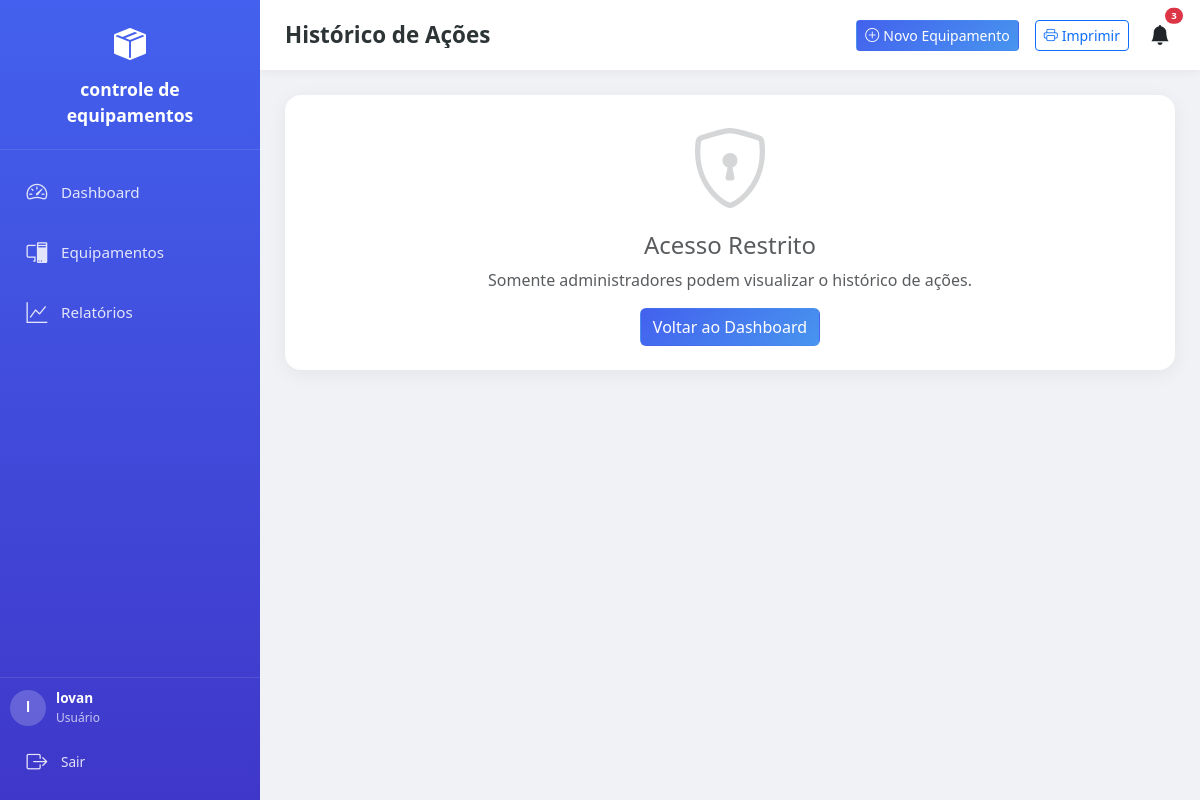
The page /historico (signed in) on the database its author committed.
### app/models/models.py (models this page shows, shortened)
class Configuracao(db.Model):
    __tablename__ = 'configuracoes'
    id = db.Column(db.Integer, primary_key=True)
    nome_empresa = db.Column(db.String(200), default='Controle de Patrimônio')
    logo = db.Column(db.String(200), nullable=True)
    dias_lembrete_manutencao = db.Column(db.String(50), default='30,15,7,1')
    tema = db.Column(db.String(20), default='claro')
    data_atualizacao = db.Column(db.DateTime, default=datetime.now, onupdate=datetime.now)

class Usuario(UserMixin, db.Model):
    __tablename__ = 'usuarios'
    id = db.Column(db.Integer, primary_key=True)
    nome = db.Column(db.String(100), nullable=False)
    username = db.Column(db.String(50), unique=True, nullable=False)
    email = db.Column(db.String(120), unique=True, nullable=False)
    password_hash = db.Column(db.String(256), nullable=False)
    is_admin = db.Column(db.Boolean, default=False)
    ativo = db.Column(db.Boolean, default=True)
    data_criacao = db.Column(db.DateTime, default=datetime.now)
    equipamentos = db.relationship('Equipamento', backref='usuario_cadastro', lazy=True)

### app/routes/main.py (the view)
@bp.route('/historico')
@login_required
def historico():
    page = request.args.get('page', 1, type=int)
    query = Historico.query.order_by(Historico.data.desc())
    pagination = query.paginate(page=page, per_page=50, error_out=False)
    config = Configuracao.query.first()
    return render_template('historico.html', historico=pagination.items, pagination=pagination, config=config)

### app/__init__.py (called while the page is built)
def create_app():
    app = Flask(__name__)
    app.config.from_object(Config)
    db.init_app(app)
    login_manager.init_app(app)
    login_manager.login_view = 'auth.login'
    login_manager.login_message = 'Por favor, faça login para acessar esta página.'
    login_manager.login_message_category = 'warning'
    with app.app_context():
        from app.routes import auth, main, api, admin
        app.register_blueprint(auth.bp)
        app.register_blueprint(main.bp)
        app.register_blueprint(api.bp, url_prefix='/api')
        app.register_blueprint(admin.bp, url_prefix='/admin')
        db.create_all()
        criar_admin_padrao()
        criar_config_padrao()
    @app.context_processor
    def inject_date():
        from datetime import date
        return dict(date=date)
    return app

### app/routes/auth.py (called while the page is built)
@login_manager.user_loader
def load_user(user_id):
    return Usuario.query.get(int(user_id))

### app/templates/historico.html (shortened to what this page needs)
{% extends "base.html" %}
{% block page_title %}Histórico de Ações{% endblock %}
{% block content %}
{% if current_user.is_admin %}
<div class="card-modern overflow-hidden animate-in">
    <div class="table-responsive">
        <table class="table table-modern mb-0">
            <thead>
                <tr>
                    <th>Data/Hora</th>
                    <th class="d-none d-md-table-cell">Usuário</th>
                    <th>Ação</th>
                    <th class="d-none d-lg-table-cell">Entidade</th>
                    <th>Descrição</th>
                    <th class="d-none d-xl-table-cell">IP</th>
                </tr>
            </thead>
            <tbody>
                {% for h in historico %}
                <tr>
                    <td>
                        <span class="d-block">{{ h.data.strftime('%d/%m/%Y') }}</span>
                        <small class="text-muted">{{ h.data.strftime('%H:%M:%S') }}</small>
                    </td>
                    <td class="d-none d-md-table-cell">{{ h.usuario_nome or 'Sistema' }}</td>
                    <td><span class="badge bg-{{ 'success' if h.acao=='CADASTRO' else 'warning' if h.acao=='EDICAO' else 'danger' if h.acao=='EXCLUSAO' else 'info' }}">{{ h.acao }}</span></td>
                    <td class="d-none d-lg-table-cell">{{ h.entidade }}</td>
                    <td>
                        <span class="d-md-none text-muted small d-block">{{ h.usuario_nome or 'Sistema' }}</span>
                        {{ h.descricao or '-' }}
                    </td>
                    <td class="d-none d-xl-table-cell">{{ h.ip or '-' }}</td>
                </tr>
                {% else %}
                <tr><td colspan="6" class="text-center py-4 text-muted">Nenhum registro.</td></tr>
                {% endfor %}
            </tbody>
        </table>
    </div>
</div>
{% if pagination.pages > 1 %}
<nav class="mt-4">
    <ul class="pagination justify-content-center flex-wrap">
        {% for p in pagination.iter_pages() %}
            {% if p %}
            <li class="page-item {% if p == pagination.page %}active{% endif %}"><a class="page-link" href="{{ url_for('main.historico', page=p) }}">{{ p }}</a></li>
            {% else %}
            <li class="page-item disabled"><span class="page-link">...</span></li>
            {% endif %}
        {% endfor %}
    </ul>
</nav>
{% endif %}
{% else %}
<div class="card-modern p-4 text-center animate-in">
    <i class="bi bi-shield-lock display-1 text-muted opacity-25"></i>
    <h4 class="mt-3 text-muted">Acesso Restrito</h4>
    <p class="text-muted mb-0">Somente administradores podem visualizar o histórico de ações.</p>
    <a href="{{ url_for('main.dashboard') }}" class="btn btn-primary-modern mt-3">Voltar ao Dashboard</a>
</div>
{% endif %}
{% endblock %}

### app/templates/base.html (shortened to what this page needs)
<!DOCTYPE html>
<html lang="pt-BR" data-theme="{{ config.tema if config else 'claro' }}">
<head>
    <link href="https://cdn.jsdelivr.net/npm/bootstrap@5.3.2/dist/css/bootstrap.min.css" rel="stylesheet">
    <link rel="stylesheet" href="https://cdn.jsdelivr.net/npm/bootstrap-icons@1.11.1/font/bootstrap-icons.css">
    <link rel="stylesheet" href="/static/css/style.css">
</head>
<body>
    {% if current_user.is_authenticated %}
    <nav class="sidebar" id="sidebar">
        <div class="sidebar-header">
            <div class="logo-icon"><i class="bi bi-box-seam-fill"></i></div>
            <div class="logo-text">{{ config.nome_empresa if config else 'Patrimônio' }}</div>
        </div>
        <div class="sidebar-nav">
            <div class="nav-item">
                <a href="{{ url_for('main.dashboard') }}" class="nav-link {% if request.endpoint == 'main.dashboard' %}active{% endif %}">
                    <i class="bi bi-speedometer2"></i>
                    <span class="nav-text">Dashboard</span>
                </a>
            </div>
            <div class="nav-item">
                <a href="{{ url_for('main.equipamentos') }}" class="nav-link {% if request.endpoint.startswith('main.equipamento') %}active{% endif %}">
                    <i class="bi bi-pc-display"></i>
                    <span class="nav-text">Equipamentos</span>
                </a>
            </div>
            <div class="nav-item">
                <a href="{{ url_for('main.relatorios') }}" class="nav-link {% if request.endpoint == 'main.relatorios' %}active{% endif %}">
                    <i class="bi bi-graph-up"></i>
                    <span class="nav-text">Relatórios</span>
                </a>
            </div>
        </div>
        <div class="sidebar-footer">
            <div class="user-info">
                <div class="user-avatar">{{ current_user.nome[0] }}</div>
                <div>
                    <div style="font-weight:600;">{{ current_user.nome }}</div>
                    <div style="opacity:0.7; font-size:0.75rem;">{{ 'Admin' if current_user.is_admin else 'Usuário' }}</div>
                </div>
            </div>
            <a href="{{ url_for('auth.logout') }}" class="nav-link mt-2" style="font-size:0.85rem;">
                <i class="bi bi-box-arrow-right"></i>
                <span class="nav-text">Sair</span>
            </a>
        </div>
    </nav>
    {% endif %}
    <div class="main-content">
        {% if current_user.is_authenticated %}
        <div class="topbar no-print">
            <h1 class="page-title">{% block page_title %}Dashboard{% endblock %}</h1>
            <div class="d-flex align-items-center gap-2 gap-md-3">
                <a href="{{ url_for('main.equipamento_novo') }}" class="btn btn-sm btn-primary-modern no-print d-none d-md-inline-flex">
                    <i class="bi bi-plus-circle me-1"></i> Novo Equipamento
                </a>
                <a href="{{ url_for('main.impressao') }}" target="_blank" class="btn btn-sm btn-outline-primary no-print d-none d-md-inline-flex">
                    <i class="bi bi-printer me-1"></i> Imprimir
                </a>
                <div class="dropdown no-print">
                    <button class="btn btn-link text-dark position-relative p-1" data-bs-toggle="dropdown">
                        <i class="bi bi-bell-fill fs-5"></i>
                        <span class="position-absolute top-0 start-100 translate-middle badge rounded-pill bg-danger" id="notifCount" style="font-size:0.6rem; display:none;">0</span>
                    </button>
                </div>
            </div>
        </div>
        {% endif %}
        <div class="content-area">
            {% block content %}{% endblock %}
        </div>
    </div>
</body>
</html>

### app/static/css/style.css (style rules this page uses)
.card-modern { animation: slideUp 0.4s ease forwards; }

### app/templates/base.html (style rules this page uses)
:root { --primary: #4361ee; --primary-light: #4895ef; --secondary: #3f37c9; --success: #4cc9f0; --danger: #f72585; --warning: #f9c74f; --info: #90e0ef; --light: #f8f9fa; --dark: #212529; --bg-body: #f0f2f5; --bg-card: #ffffff; --text-main: #2d3436; --text-muted: #636e72; --border-color: #dfe6e9; --sidebar-width: 260px; --sidebar-collapsed: 70px; }
* { box-sizing: border-box; }
body { font-family: 'Segoe UI', system-ui, -apple-system, sans-serif; background: var(--bg-body); color: var(--text-main); min-height: 100vh; overflow-x: hidden; -webkit-text-size-adjust: 100%; }
.sidebar { position: fixed; top: 0; left: 0; width: var(--sidebar-width); height: 100vh; background: linear-gradient(180deg, var(--primary) 0%, var(--secondary) 100%); color: white; z-index: 1000; transition: all 0.3s ease; display: flex; flex-direction: column; overflow-y: auto; -webkit-overflow-scrolling: touch; }
.sidebar-header { padding: 20px; text-align: center; border-bottom: 1px solid rgba(255,255,255,0.1); }
.logo-icon { font-size: 2rem; color: white; }
.logo-text { font-size: 1.1rem; font-weight: 700; margin-top: 8px; }
.sidebar-nav { flex: 1; padding: 15px 10px; }
.nav-item { margin-bottom: 5px; }
.nav-link { display: flex; align-items: center; padding: 12px 15px; color: rgba(255,255,255,0.85); text-decoration: none; border-radius: 10px; transition: all 0.2s; font-size: 0.95rem; }
.nav-link i { font-size: 1.3rem; margin-right: 12px; min-width: 24px; text-align: center; }
.sidebar-footer { padding: 10px; border-top: 1px solid rgba(255,255,255,0.1); }
.user-info { display: flex; align-items: center; gap: 10px; font-size: 0.85rem; }
.user-avatar { width: 36px; height: 36px; border-radius: 50%; background: rgba(255,255,255,0.2); display: flex; align-items: center; justify-content: center; font-weight: bold; flex-shrink: 0; }
.main-content { margin-left: var(--sidebar-width); min-height: 100vh; transition: margin-left 0.3s ease; padding-bottom: 80px; }
.topbar { background: var(--bg-card); padding: 15px 25px; display: flex; align-items: center; justify-content: space-between; box-shadow: 0 2px 10px rgba(0,0,0,0.05); position: sticky; top: 0; z-index: 100; gap: 10px; }
.page-title { font-size: 1.4rem; font-weight: 700; color: var(--text-main); margin: 0; white-space: nowrap; overflow: hidden; text-overflow: ellipsis; }
.content-area { padding: 25px; }
.card-modern { background: var(--bg-card); border: none; border-radius: 16px; box-shadow: 0 4px 20px rgba(0,0,0,0.06); transition: transform 0.2s, box-shadow 0.2s; }
.btn-primary-modern { background: linear-gradient(135deg, var(--primary), var(--primary-light)); color: white; }
.animate-in { animation: fadeIn 0.4s ease forwards; }

### rows shown on the page
Configuracao: nome_empresa "controle de equipamentos"
Usuario: nome "l", nome "lovan", is_admin "Usuário"
